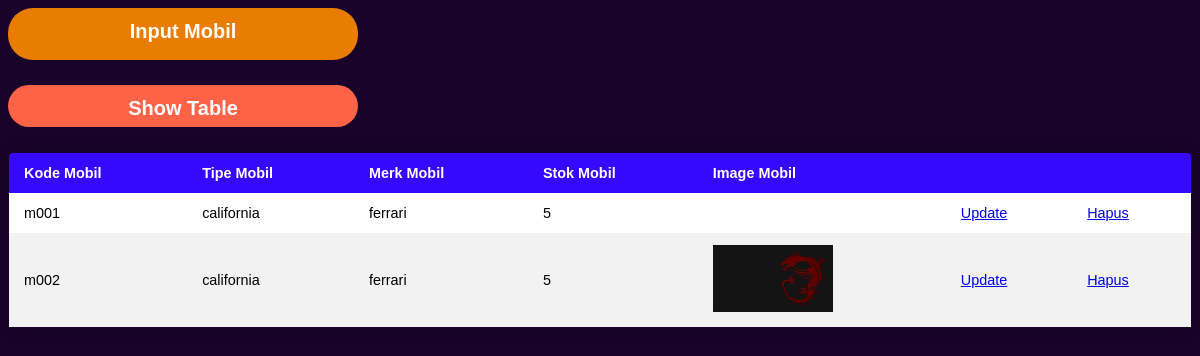
/Dashboard/Admin/CarManagement/carTable.php, run on the app's committed database.
### tables this page shows
CREATE TABLE `mobil` (
  `kode_mobil` char(5) NOT NULL,
  `tipe_mobil` varchar(10) NOT NULL,
  `merk_mobil` varchar(10) NOT NULL,
  `stok_mobil` int(20) DEFAULT NULL,
  `file_name` varchar(255) NOT NULL,
  `uploaded_on` datetime DEFAULT '2002-01-16 01:01:01'
);

### Dashboard/Admin/CarManagement/carTable.php (the view, shortened to what this page needs)
<!DOCTYPE html>
<html lang="en">
<head>
    <link rel="stylesheet" href="styleCar.css">
</head>
<body>
    <div class="card">
        <div class="submit-button">
            <a href="../CarManagement">
                    <label class="submit-btn-list">
                        Input Mobil
                    </label>
            </a>
        </div>
    </div>
    <div class="card">
        <div class="submit-button" >
            <a>
                    <label class="submit-btn-show">Show Table </label>
            </a>
        </div>
    </div>
    <table class="content-table">
        <thead>
        <tr>
            <th> Kode Mobil </th>
            <th> Tipe Mobil </th>
            <th> Merk Mobil</th>
            <th> Stok Mobil</th>
            <th> Image Mobil </th>
            <th> </th>
            <th> </th>
        </tr>
        </thead>
        <?php
            include "koneksi.php";
            $query = "SELECT * FROM mobil";
            $result = mysqli_query($connect, $query);
            if (mysqli_num_rows($result) > 0) {
                while ($row = mysqli_fetch_array($result)) {
        ?>
        <tr>
            <div class="isi-table">
            <td> <?php echo $row['kode_mobil']?> </td>
            <td> <?php echo $row["tipe_mobil"]?> </td>
            <td> <?php echo $row["merk_mobil"]?> </td>
            <td> <?php echo $row["stok_mobil"]?> </td>
            <td> <img src="<?php echo $imageURL = 'uploads/'.$row["file_name"]; ?>" alt="" style="width: 120px;"></td>
            <td>  <a href="editForm.php?id=<?php echo $row['kode_mobil']?>"> Update </a></td>
            <td> <a href="hapus.php?id=<?php echo $row['kode_mobil'];?>">Hapus</a> </td>
            </div>
        <?php
                }
            }else{
                echo "0 result";
            }
        ?>
        </tr>
    </table>
</body>
</html>

### Dashboard/Admin/CarManagement/styleCar.css (style rules this page uses)
body { background-color: #19032A; }
table { border-collapse: collapse; border-spacing: 0; width : 100%; border: 1px solid #ddd; }
th, td { text-align: left; padding: 16px; }
tr:nth-child(even) { background-color: #f2f2f2 }
tr:nth-child(odd) { background-color: #ffffff; }
.content-table { padding-top: 10%; border-collapse: collapse; margin: 25px 0; font-size: 0.9em; min-width: 400px; border-radius: 5px 5px 0 0; overflow: hidden; box-shadow: 0 0 20px rgba(0, 0, 0, 0.15); font-family: sans-serif; font-weight: 400; }
.content-table thead tr { background-color: #3508FF; color: #ffffff; text-align: left; font-weight: bold; }
.content-table th, .content-table td { padding: 12px 15px; }
.isi-table { text-decoration: none; color: red; }
.submit-btn-list { color: #fff; text-decoration: none; background-color: rgb(233, 125, 2); padding-top: 1%; height: 40px; width: 350px; font-size: 20px; display: flex; display: inline-block; border-radius: 25px; text-align: center; justify-content: center; margin-top: auto; font-weight: 600; font-family: Arial, Helvetica, sans-serif; }
.submit-btn-show { color: #fff; text-decoration: none; background-color: tomato; padding-top: 1%; height: 30px; width: 350px; font-size: 20px; display: flex; display: inline-block; border-radius: 25px; text-align: center; justify-content: center; margin-top: 25px; font-weight: 600; font-family: Arial, Helvetica, sans-serif; }

### data on the page
mobil: kode_mobil "m001", tipe_mobil "california", merk_mobil "ferrari", stok_mobil "5"
mobil: kode_mobil "m002", tipe_mobil "california", merk_mobil "ferrari", stok_mobil "5", file_name (picture)
